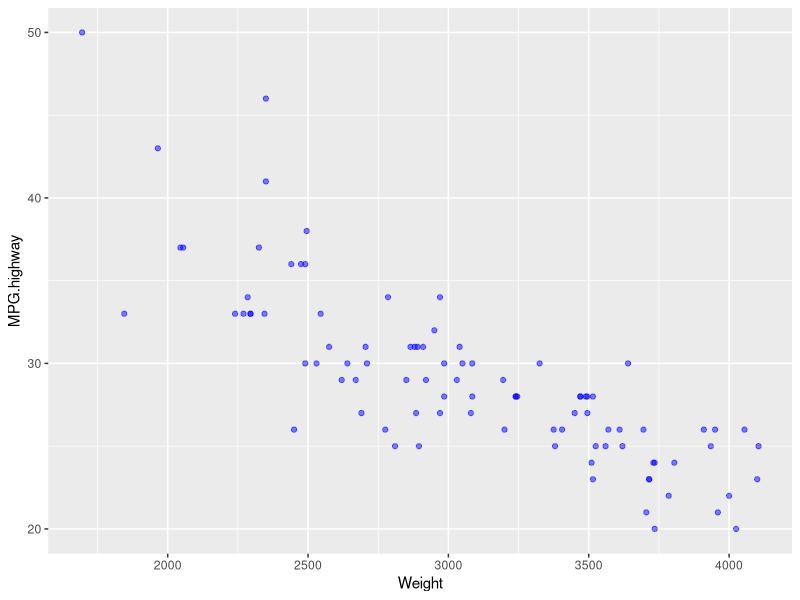
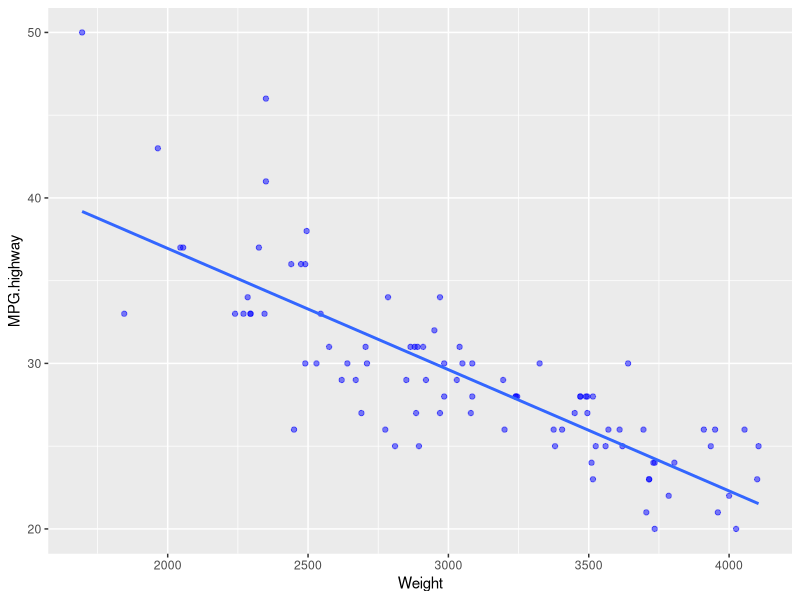
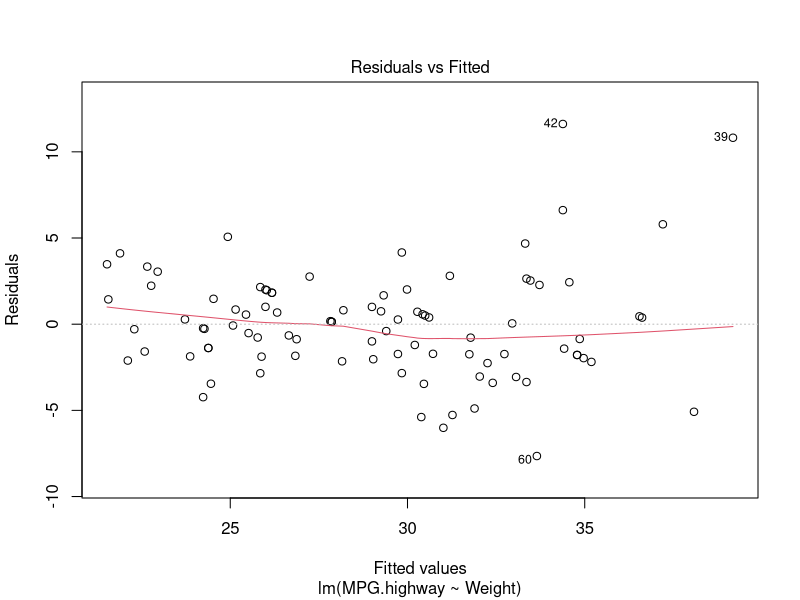
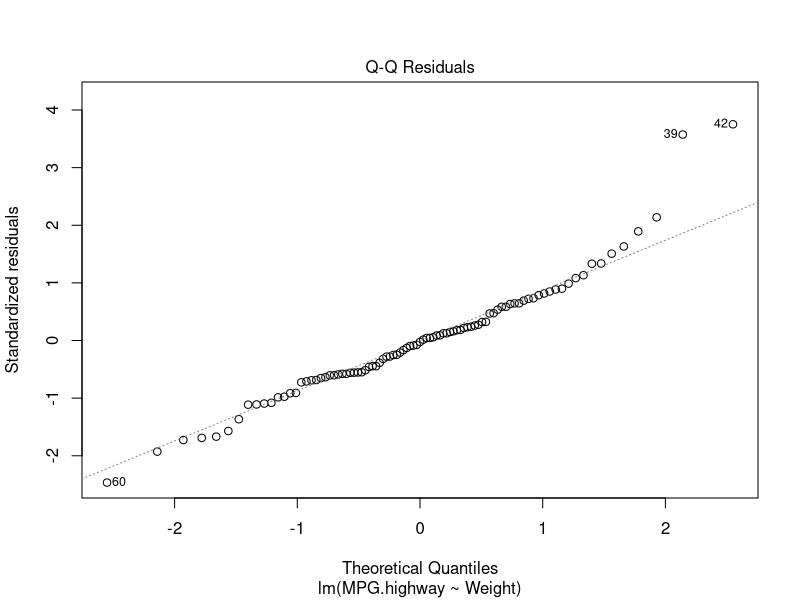
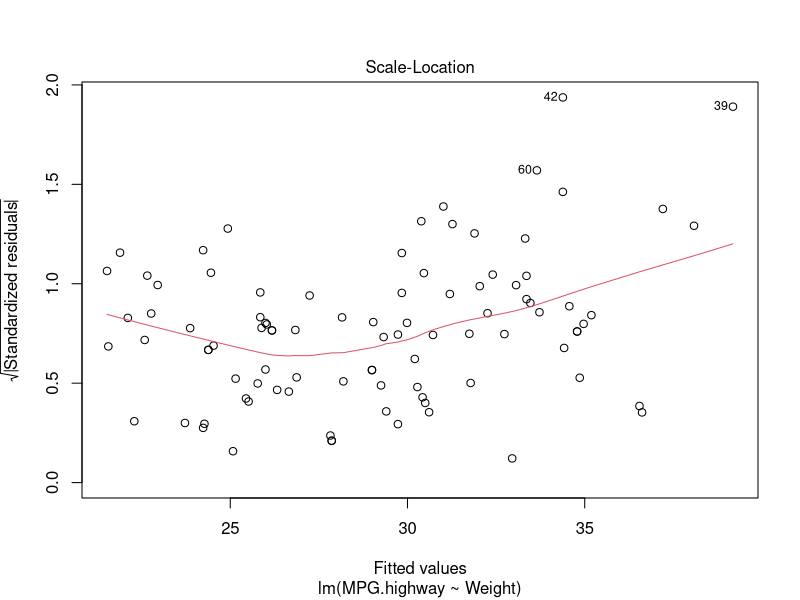
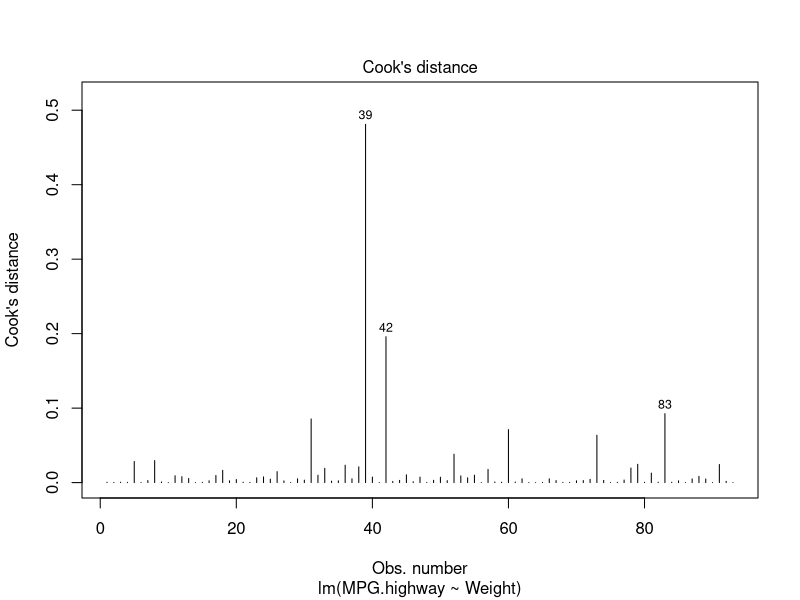
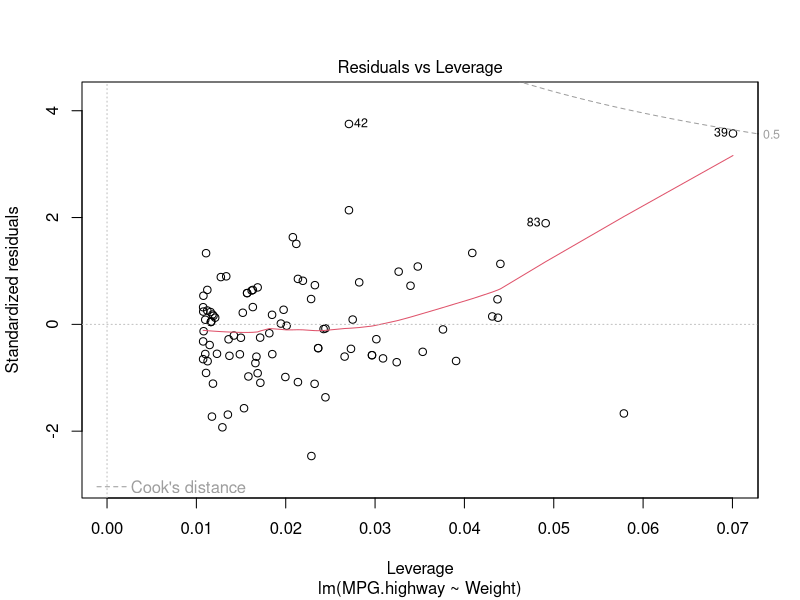
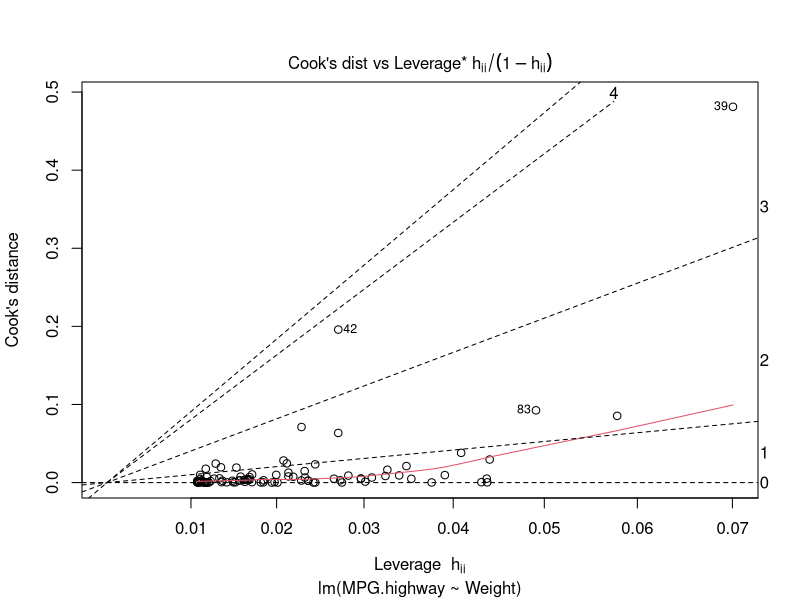

The R script that drew these images, in order:
## ---- chunk 1
knitr::opts_chunk$set(echo = TRUE, include = TRUE)
options(digits = 4)
## ---- chunk 2
library(dplyr)
library(ggplot2)
library(readr)
library(broom)
## ---- chunk 3
help(lm)
## ---- chunk 4
args(lm)
## ---- chunk 5
formula(y~a + b)
## ---- chunk 6
fml <- formula(y~a+b)
fml
class(fml)
typeof(fml)
mode(fml)
## ---- chunk 7
model_formula <- as.formula(y~x)
model_formula
## ---- chunk 8
as.formula(y ~ x_1 + x_2 + ... + x_k)
## ---- chunk 9
16 %>% log() # the same as 
log(16)
81 %>% sqrt() %>% log() # The same as 
log(sqrt(81))
## ---- chunk 10
# data(mtcars)
# names(mtcars)
mtcars %>% select(mpg, wt) %>% head(2)
# the same as 
select(mtcars, mpg, wt) %>% head(2)
## ---- chunk 11
df <- MASS::Cars93
colnames(df)
## ---- chunk 12
#str() or glimpse()
#head(df)
#tail(df)
#names() or colnames()
#nrow()
#ncol()
#summary()
## ---- chunk 13
my_df <- df %>% select(Weight, MPG.highway)
my_df %>% head(3)
## ---- chunk 14
summary(my_df)
## ---- chunk 15
my_df %>% ggplot(aes(Weight, MPG.highway)) +
  geom_point(color = "blue", alpha = 0.5)
## ---- chunk 16
my_df %>% ggplot(aes(Weight, MPG.highway)) +
  geom_point(color = "blue", alpha = 0.5) +
  geom_smooth(method = "lm", se = FALSE)
## ---- chunk 17
model <- lm(MPG.highway~Weight , data = my_df)
model
## ---- chunk 18
class(model)
typeof(model)
length(model)
## ---- chunk 19
names(model)
# Use str() for more details about lm object
# str(model)
## ---- chunk 20
summary(model)
## ---- chunk 21
coefficients(model)
## ---- chunk 22
head(fitted(model), 5)
## ---- chunk 23
head(residuals(model), 5)
## ---- chunk 24
anova(model)
## ---- chunk 25
plot(model, which = 1)
## ---- chunk 26
plot(model, which = 2)
## ---- chunk 27
plot(model, which = 3)
## ---- chunk 28
plot(model, which = 4)
## ---- chunk 29
plot(model, which = 5)
## ---- chunk 30
plot(model, which = 6)
## ---- chunk 31
head(predict(model, my_df), 10)
## ---- chunk 32
head(tidy(model))
## ---- chunk 33
names(augment(model))
head(augment(model), 3)
## ---- chunk 34
names(glance(model))
head(glance(model))
